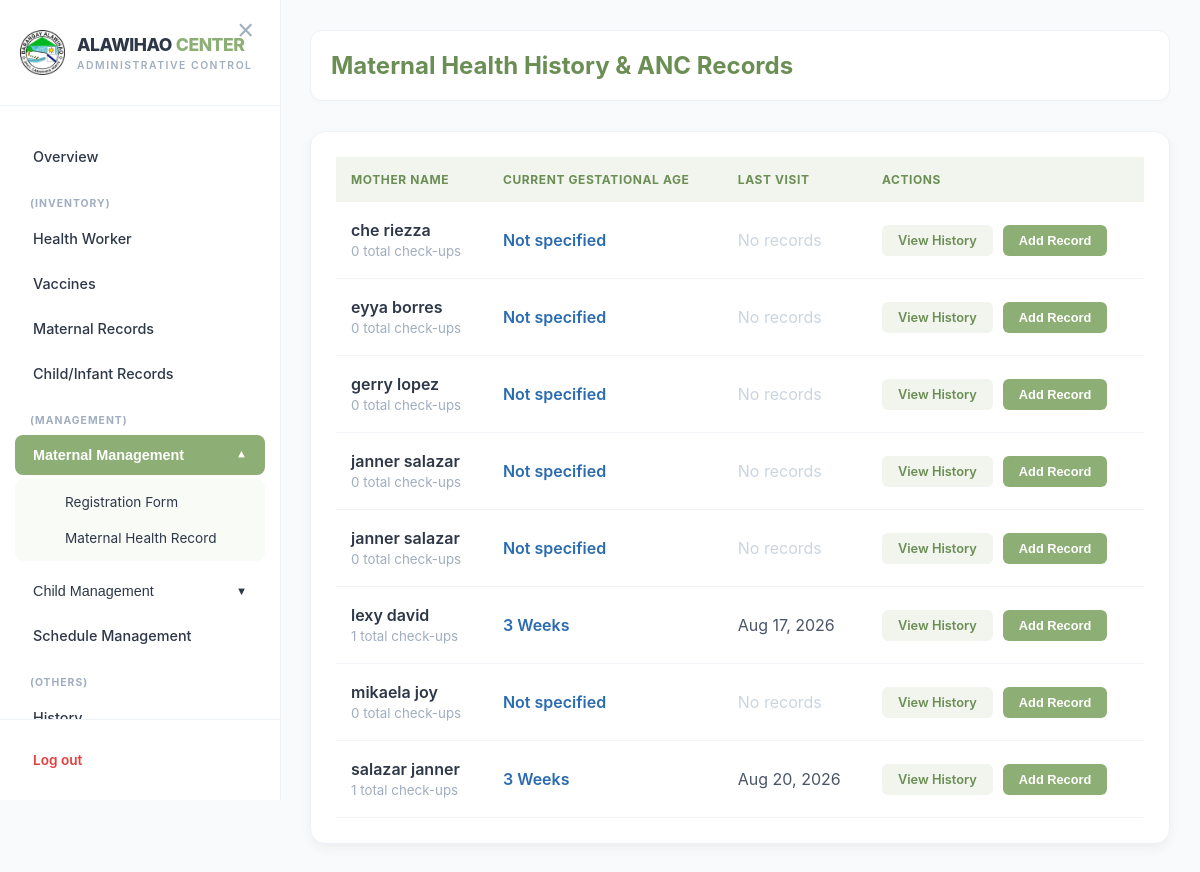
Page /admin/admin_maternal_hr.php (signed in) on the committed database.
### tables this page shows
CREATE TABLE `maternal_registration` (
  `id` int(11) NOT NULL,
  `user_id` int(11) NOT NULL,
  `family_serial` varchar(50) DEFAULT NULL,
  `client_lname` varchar(100) NOT NULL,
  `client_fname` varchar(100) NOT NULL,
  `client_mi` varchar(5) DEFAULT NULL,
  `client_ext` varchar(10) DEFAULT NULL,
  `dob` date DEFAULT NULL,
  `age` int(11) DEFAULT NULL,
  `blood_type` varchar(5) DEFAULT NULL,
  `lmp` date DEFAULT NULL,
  `highest_educ` varchar(100) DEFAULT NULL,
  `occupation` varchar(100) DEFAULT NULL,
  `spouse_lname` varchar(100) DEFAULT NULL,
  `spouse_fname` varchar(100) DEFAULT NULL,
  `spouse_mi` varchar(5) DEFAULT NULL,
  `spouse_ext` varchar(10) DEFAULT NULL,
  `spouse_dob` date DEFAULT NULL,
  `spouse_blood` varchar(5) DEFAULT NULL,
  `street` varchar(255) DEFAULT NULL,
  `barangay` varchar(100) DEFAULT 'Alawihao',
  `municipality` varchar(100) DEFAULT 'Daet',
  `province` varchar(100) DEFAULT 'Camarines Norte',
  `income` varchar(50) DEFAULT NULL,
  `contact` varchar(20) DEFAULT NULL,
  `phic_cat` varchar(50) DEFAULT NULL,
  `philhealth_no` varchar(50) DEFAULT NULL,
  `living_children` int(11) DEFAULT 0,
  `birth_plan` varchar(50) DEFAULT NULL,
  `num_preg` int(11) DEFAULT 0,
  `status` varchar(20) DEFAULT 'Pending',
  `created_at` timestamp NOT NULL DEFAULT current_timestamp(),
  `birthdate` date DEFAULT NULL,
  `pregnancy_order` int(11) DEFAULT 1
);

### admin/admin_maternal_hr.php (the view, shortened to what this page needs)
<?php
include '../db_connect.php';
$sql = "SELECT r.id as mother_id, r.client_fname as first_name, r.client_lname as last_name,
        CONCAT(r.client_fname, ' ', r.client_lname) as full_name,
        (SELECT COUNT(*) FROM maternal_records m2 WHERE m2.mother_id = r.id) as checkup_count,
        (SELECT MAX(checkup_date) FROM maternal_records m2 WHERE m2.mother_id = r.id) as last_visit,
        (SELECT MAX(gestational_age_weeks) FROM maternal_records m2 WHERE m2.mother_id = r.id) as current_aog
        FROM maternal_registration r
        WHERE r.status = 'Approved'
        ORDER BY r.client_fname ASC";
$result = mysqli_query($conn, $sql);
?>
<!DOCTYPE html>
<html lang="en">
<head>
</head>
<body>
    <div id="main-wrapper">
        <div class="page-header">
            <h2 style="color: var(--dark-sage); margin: 0;">Maternal Health History & ANC Records</h2>
        </div>
        <div class="table-container">
            <table>
                <thead>
                    <tr>
                        <th>Mother Name</th>
                        <th>Current Gestational Age</th>
                        <th>Last Visit</th>
                        <th>Actions</th>
                    </tr>
                </thead>
                <tbody>
                    <?php if($result && mysqli_num_rows($result) > 0): ?>
                        <?php while($row = mysqli_fetch_assoc($result)):
                            $full_name = htmlspecialchars($row['full_name']);
                            $patient_id = $row['mother_id'];
                            $aog = $row['current_aog'] ?? 0;
                        ?>
                        <tr>
                            <td>
                                <span style="font-weight: 600; color: #2D3748;"><?php echo $full_name; ?></span><br>
                                <small style="color: #A0AEC0;"><?php echo $row['checkup_count'] ?? 0; ?> total check-ups</small>
                            </td>
                            <td>
                                <span style="font-weight: 600; color: #2b6cb0;"><?php echo $aog ? $aog . ' Weeks' : 'Not specified'; ?></span>
                            </td>
                            <td style="color: #4A5568;">
                                <?php echo ($row['last_visit']) ? date("M d, Y", strtotime($row['last_visit'])) : '<span style="color:#CBD5E0">No records</span>'; ?>
                            </td>
                            <td>
                                <div class="btn-group">
                                    <a href="admin_maternal_history.php?id=<?php echo $patient_id; ?>" class="btn-history">View History</a>
                                    <button type="button" class="btn-update" onclick="openUpdateModal('<?php echo $patient_id; ?>', '<?php echo addslashes($row['full_name']); ?>')">Add Record</button>
                                </div>
                            </td>
                        </tr>
                        <?php endwhile; ?>
                    <?php else: ?>
                        <tr>
                            <td colspan="4" style="text-align: center; color: #A0AEC0; padding: 30px;">No verified maternal records found.</td>
                        </tr>
                    <?php endif; ?>
                </tbody>
            </table>
        </div>
    </div>
</body>
</html>

### admin/admin_maternal_hr.php (style rules this page uses)
:root { --sage: #8DAE74; --dark-sage: #6B8E55; --soft-sage: #F1F5ED; --sidebar-width: 280px; --transition: all 0.3s cubic-bezier(0.4, 0, 0.2, 1); }
body { font-family: 'Inter', sans-serif; margin: 0; background: #F8FAFC; display: flex; min-height: 100vh; overflow-x: hidden; }
#main-wrapper { flex-grow: 1; padding: 30px; margin-left: var(--sidebar-width); transition: var(--transition); width: 100%; box-sizing: border-box; }
.page-header { display: flex; justify-content: space-between; align-items: center; margin-bottom: 30px; background: white; padding: 20px; border-radius: 12px; box-shadow: 0 2px 4px rgba(0,0,0,0.02); border: 1px solid #edf2f7; }
.table-container { background: white; padding: 25px; border-radius: 15px; box-shadow: 0 4px 12px rgba(0,0,0,0.05); border: 1px solid #edf2f7; }
table { width: 100%; border-collapse: collapse; }
th { text-align: left; padding: 15px; background: var(--soft-sage); color: var(--dark-sage); font-size: 0.75rem; text-transform: uppercase; letter-spacing: 0.05em; }
td { padding: 18px 15px; border-bottom: 1px solid #f1f5f9; }
.btn-group { display: flex; gap: 10px; }
.btn-history { background: var(--soft-sage); color: var(--dark-sage); padding: 8px 16px; border-radius: 6px; text-decoration: none; font-weight: 600; font-size: 0.8rem; }
.btn-update { background: var(--sage); color: white; padding: 8px 16px; border: none; border-radius: 6px; cursor: pointer; font-weight: 600; font-size: 0.8rem; }

### admin/super_admin_sidebar.php (style rules this page uses)
:root { --sage: #8DAE74; --dark-sage: #6B8E55; --soft-sage: #F1F5ED; --pure-white: #FFFFFF; --text-main: #2D3748; --text-muted: #A0AEC0; --sidebar-width: 280px; --border-color: #EDF2F7; --transition: all 0.3s ease-in-out; }

### rows in the picture
maternal_registration: full_name "che riezza", checkup_count "0", shows "Not specified", shows "No records"
maternal_registration: full_name "eyya borres", checkup_count "0", shows "Not specified", shows "No records"
maternal_registration: full_name "gerry lopez", checkup_count "0", shows "Not specified", shows "No records"
maternal_registration: full_name "janner salazar", checkup_count "0", shows "Not specified", shows "No records"
maternal_registration: full_name "janner salazar", checkup_count "0", shows "Not specified", shows "No records"
maternal_registration: full_name "lexy david", checkup_count "1", aog "3", last_visit "Aug 17, 2026"
maternal_registration: full_name "mikaela joy", checkup_count "0", shows "Not specified", shows "No records"
maternal_registration: full_name "salazar janner", checkup_count "1", aog "3", last_visit "Aug 20, 2026"
